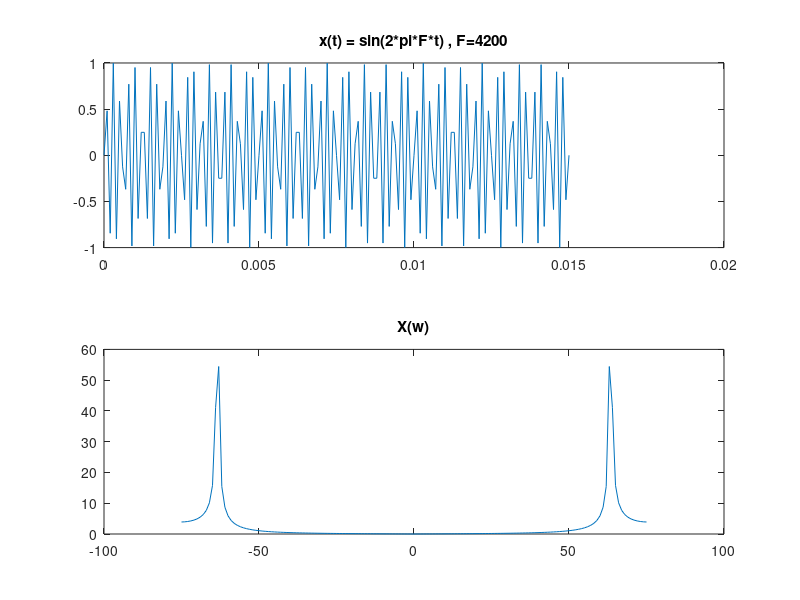

The MATLAB source for this figure:
%?

Fs = 10000;         % ferekanse nemoone bardari
F = 4200;
Ts = 1/Fs;          % Sampling period
T = 1/F;            % Sampling period
L = 150;            % Length of signal
t = (0:L)/Fs;       % Time vector
S = sin(2*pi*F*t);
subplot( 2 , 1 , 1);
plot(t,S);
title('x(t) = sin(2*pi*F*t) , F=4200');

Y = abs(fftshift(fft(S)));
w = (-L/2:L/2);
subplot( 2 , 1 , 2);
plot(w,Y);
title('X(w)');